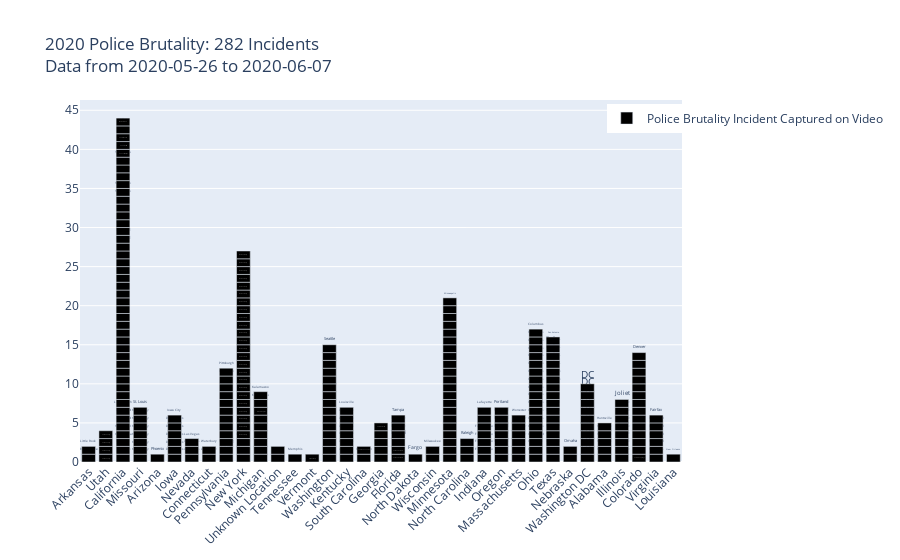

The notebook cell this image was saved under:
### Markdown cell above
# Graphing

### Code cell
by_date = pd_consolidated.groupby('date')
by_date_sum_incidents = by_date.sum()
first_date = by_date_sum_incidents.index[1]
last_date = by_date_sum_incidents.index[len(by_date_sum_incidents.index)-1]

fig = go.Figure(data=[go.Bar(
    x=pd_consolidated['state'],
    y=pd_consolidated['incident_value'],
    marker_color= 'black',
    name = 'Police Brutality Incident Captured on Video',
    text = pd_consolidated['city'],
    hovertext = pd_consolidated['name'],
    customdata = pd_consolidated['date'],
    hovertemplate = "City: %{text}<br>Incident Description: %{hovertext}<br>Date of Incident: %{customdata}<extra></extra>",
    width = .8,
    showlegend = True,
)])

fig.update_layout(title_text = '2020 Police Brutality: {} Incidents <br>Data from {} to {}'.format(len(pb_data_raw),first_date,last_date),
                  barmode='group',
                  xaxis_tickangle=-45,
                  autosize=True,
#                   width=1500,
#                   height=1200,
                  legend_orientation="h",
                  legend=dict(x=.875, y=0.99)
                 )

fig.write_html(r"C:\Users\cdwhi\Documents\Python\My_Code\Police_Brutality_2020\PB_BarChart.html")
fig.show()

### Figure 1 — Plotly figure (JSON) as saved in the notebook; plotly's stock layout.template omitted (floating-point values rounded to 4 significant figures; data arrays with more than 128 entries replaced by an {"elided": "..."} marker saying what was removed)
{"data": [{"customdata": {"elided": "282 str values"}, "hovertemplate": "City: %{text}<br>Incident Description: %{hovertext}<br>Date of Incident: %{customdata}<extra></extra>", "hovertext": {"elided": "282 str values"}, "marker": {"color": "black"}, "name": "Police Brutality Incident Captured on Video", "showlegend": true, "text": {"elided": "282 str values"}, "type": "bar", "width": 0.8, "x": {"elided": "282 str values"}, "y": {"elided": "282 int values"}}], "layout": {"autosize": true, "barmode": "group", "legend": {"orientation": "h", "x": 0.875, "y": 0.99}, "title": {"text": "2020 Police Brutality: 282 Incidents <br>Data from 2020-05-26 to 2020-06-07"}, "xaxis": {"tickangle": -45}}}
